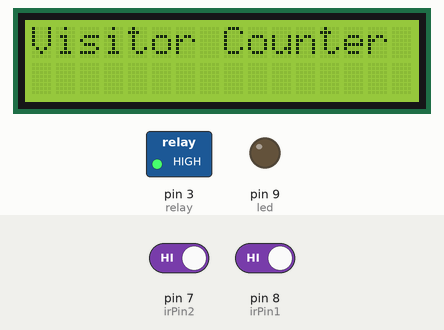
A sketch run on a simulated Arduino Uno, built with avr-gcc and run on an emulated ATmega328P. On the bench: 16×2 character LCD, switched loads named in the sketch (green lamp = pin HIGH), output pins drawn as LEDs (lit = HIGH). The inputs (shaded band) are chosen by the test bench; at power-on: pin 7 (irPin2) HIGH, pin 8 (irPin1) HIGH.

Above: at 1.2 s.
At 6.3 s:
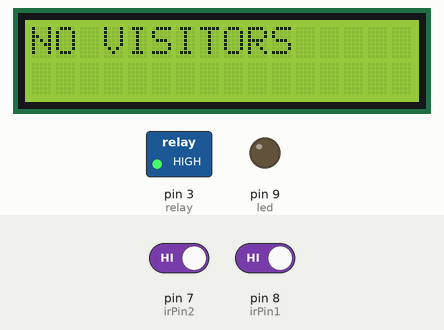
6.4 s: pin 7 (irPin2) driven LOW and pin 8 (irPin1) driven LOW
At 8.2 s:
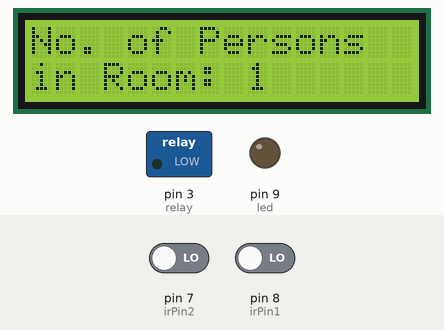
9.4 s: pin 7 (irPin2) driven HIGH
At 10.5 s:
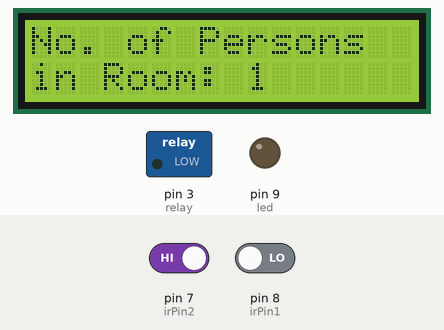
10.9 s: pin 7 (irPin2) driven LOW
At 12.2 s:
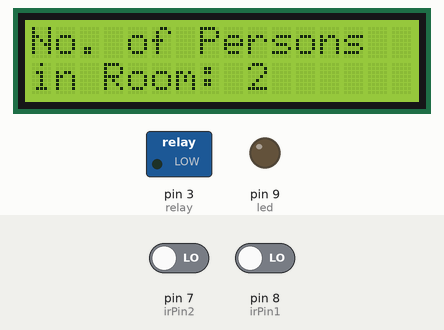
Timing chart, 0 to 13.9 s (numbered marks = the images above; inputs shaded):
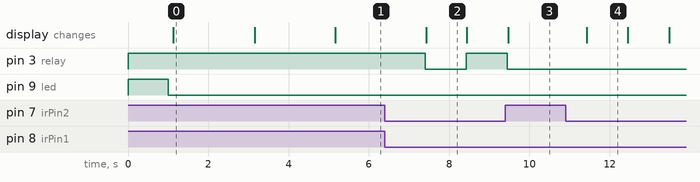

Measured:
- after the input at 6.4 s, pin 3 (relay): HIGH → LOW after 1.0 s, → HIGH 1.0 s later; the display: changes after 1.0 s (image 2)
- after the input at 9.4 s, pin 3 (relay): goes on until 9.4 s, then stays LOW
- after the input at 10.9 s, the display: changes after 0.53 s (image 4)
- what the display in image 0 shows lasts 2.1 s, from 1.1 s to 3.2 s
- what the display in image 2 shows lasts 1.0 s, from 7.4 s to 8.4 s

The sketch:

Bidirectionalcounter.ino
```cpp
#include <LiquidCrystal_I2C.h>
LiquidCrystal_I2C lcd(0x27, 2, 1, 0, 4, 5, 6, 7, 3, POSITIVE);

#define MAX_LIMIT 10 //Maximum number of persons allowed in the hall or room

#define irPin1 8 //IR Sensor 1
#define irPin2 7 //IR sensor 2
#define led 9 //led pin
#define relay 3//relay module

int count=0;
boolean state1 = true;
boolean state2 = false;
int i=1;
int j=1;

//Function to Display the count on LCD

void displayCount(int num){
char str[6]; //To hold count to be displayed
int i, rem, l = 0, n;

/*Convert integer (count) to string for displaying on LCD*/
n = num;
while (n != 0){
   l++;
   n /= 10;
}
for (i = 0; i < l; i++){
   rem = num % 10;
   num = num / 10;
   str[l-(i+1)] = rem + '0';
}
str[l] = '\0'; //Put NULL character to end the string

/*If count in room or hall is less than maximum limit of the hall or room,
then display the message on LCD to print Number of persons in room */

if(count<=0)
{
    lcd.clear();
    digitalWrite(relay, HIGH);
    lcd.setCursor(0,0);
    lcd.print("No Visitors    ");
}
if(count >0 && count < MAX_LIMIT){
   digitalWrite(relay, LOW);
   lcd.clear();
   lcd.setCursor(0,0);
   lcd.print("No. of Persons");
   lcd.setCursor(0,1);
   lcd.print("in Room: ");
}

/*If number of persons in room is equal to MAX_LIMIT of the room,
then display the message as Room Full */
if(count==MAX_LIMIT){
   digitalWrite(relay, LOW);
   lcd.clear();
   lcd.setCursor(0,0);
   lcd.print("Room Full ");
   lcd.setCursor(0,1);
   lcd.print("No.of Persons:");
}

/*If number of persons in room is greater than MAX_LIMIT,
then display the message as Over Crowded Room and also turn on LED*/
if(count>MAX_LIMIT){
   digitalWrite(relay, LOW);
   digitalWrite(led, HIGH); //LED made ON
   lcd.clear();
   lcd.setCursor(0,0);
   lcd.print("Over CrowdedRoom");
   lcd.setCursor(0,1);
   lcd.print("No.of Persons:");
}
else{ //If count is less than or equal to MAX_LIMIT, the turnoff LED
   digitalWrite(led, LOW);
}

//Display the count on LCD
lcd.print(str);
}

//Setup function for initial setup
void setup(){
//IR sensor pins are made as input pins
   pinMode(irPin1, INPUT);
   pinMode(irPin2, INPUT);
   pinMode(relay, OUTPUT);
   digitalWrite(relay, HIGH);
   //LED pin is made as output pin
   pinMode(led, OUTPUT);

   // LED made ON for small duration to indicate start of the counting
   digitalWrite(led,HIGH);
   delay(1000);
   digitalWrite(led,LOW);
   delay(50);

   //Initial Message on LCD
   lcd.begin(16,2);
   lcd.print("Visitor Counter");
   delay(2000);
   lcd.clear();
   lcd.setCursor(0,0);
   lcd.print("Suriya_Sudharsan");
   lcd.setCursor(0,1);
   lcd.print("II-CSE-C");
   delay(2000);
   lcd.clear();
   lcd.setCursor(0,0);
   lcd.print("NO VISITORS");
}

//Loop function
void loop(){
    if (digitalRead(irPin1)==LOW && i==1 && state1==true && state2==false){
     i++;
     delay(500);
     state1 = false;
     state2 = true;
  }

   if (digitalRead(irPin2)==LOW && i==2 && state1==false && state2==true){
     i = 1 ;
     count=count+1;
     delay(500);
     displayCount(count);
     state1 = true;
     state2 = false;
  }
  if (digitalRead(irPin2)==LOW && j==1 && state1==true && state2==false ){
     j = 2 ;
     delay(500);
     state1 = false;
     state2 = true;
  }

  if (digitalRead(irPin1)==LOW && j==2 && state1==false && state2==true  ){
     count=count-1;
     delay(500);
     displayCount(count);
     j = 1;
     state1 = true;
     state2 = false;
  }

}
```
